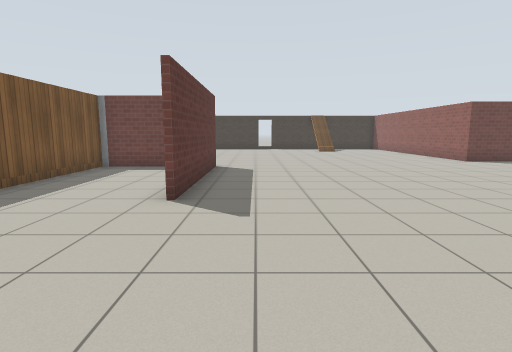
[1] (above)

19 first-person views from a walk through a robot-simulator world made for Gazebo. The camera is 1.2 m above the floor, tilts 8° down and sees 80° across. The floor is counted in squares, 1 m on a side. Each view is taken from the middle of a square. On the plan, view 1 faces up. The plan holds only what a view shows up to about 13 squares ahead; the rest is blank. Gazebo's built-in surfaces are drawn with simple patterns.

[2]
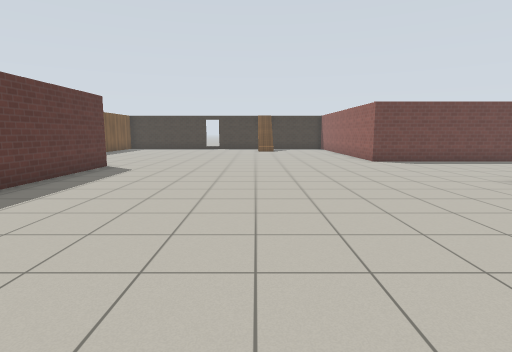

[3]
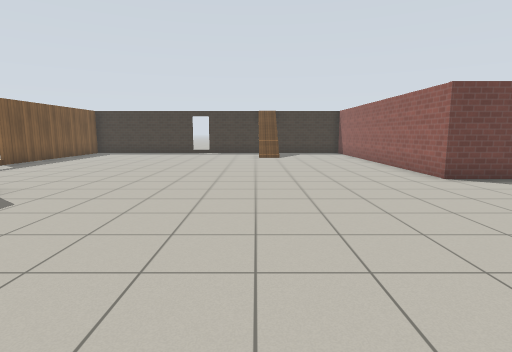

[4]
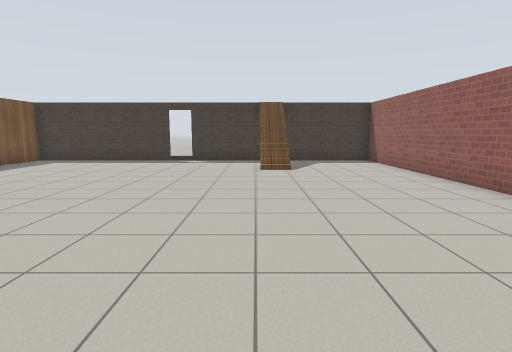

[5]
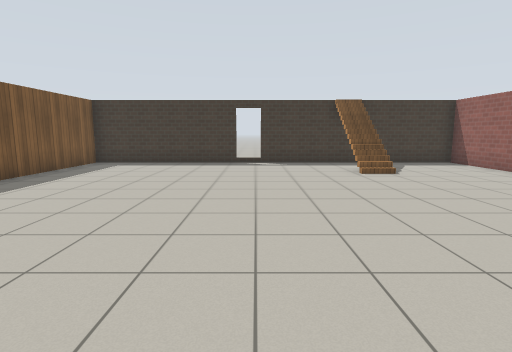

[6]
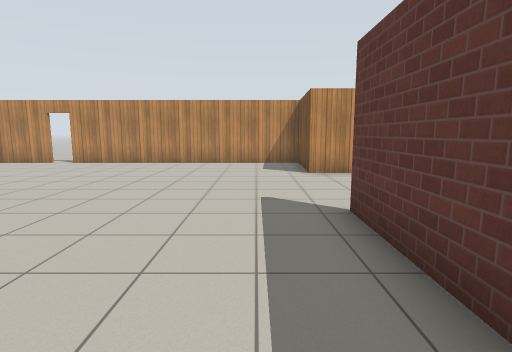

[7]
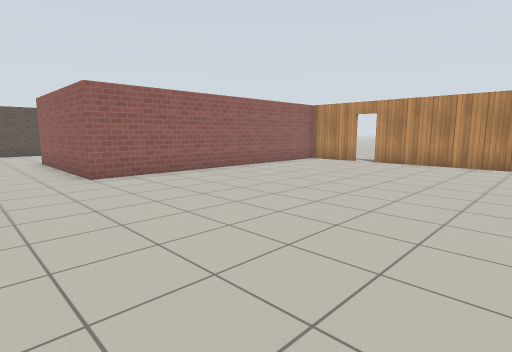

[8]
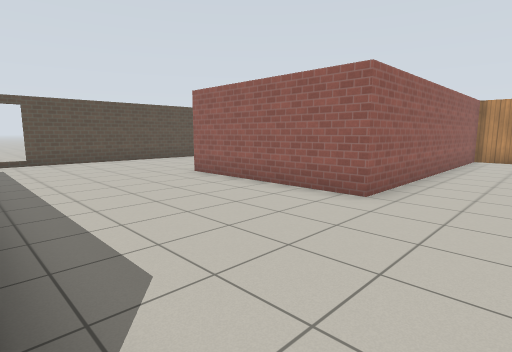

[9]
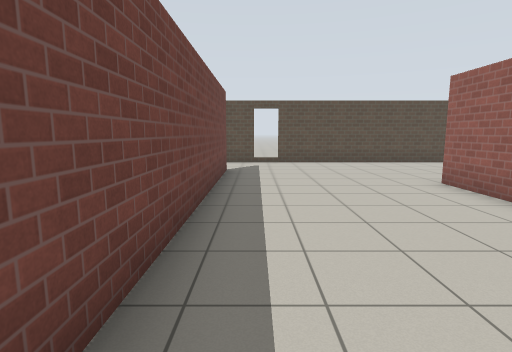

[10]
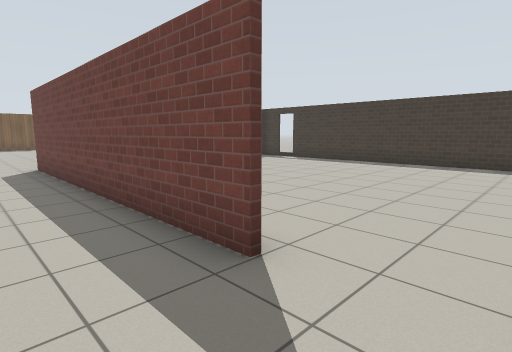

[11]
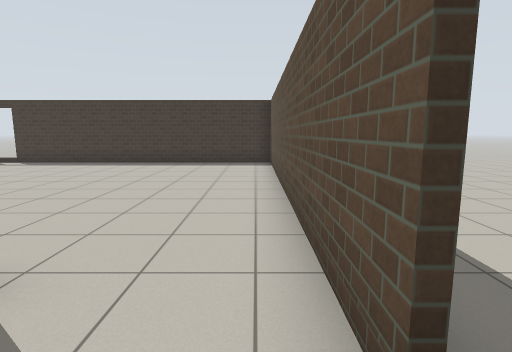

[12]
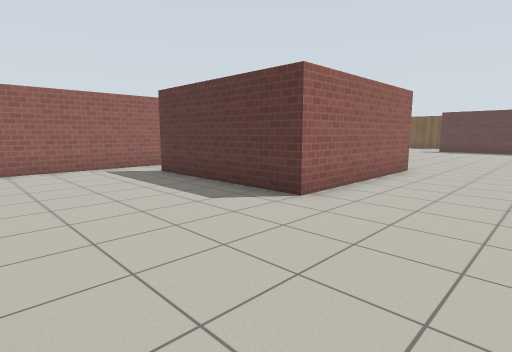

[13]
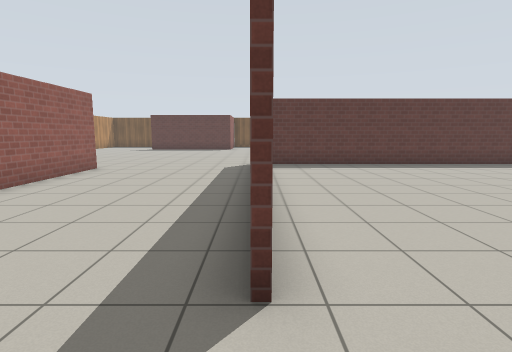

[14]
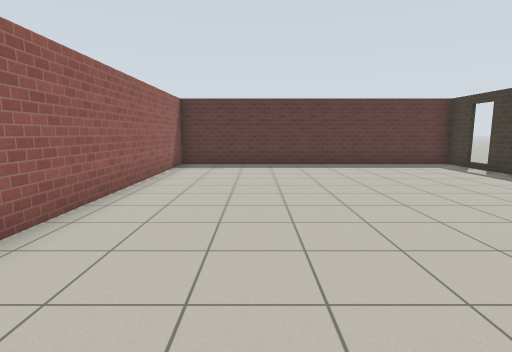

[15]
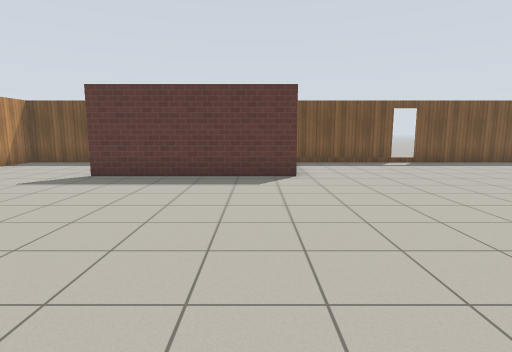

[16]
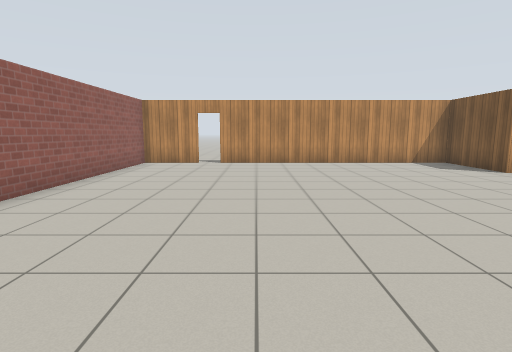

[17]
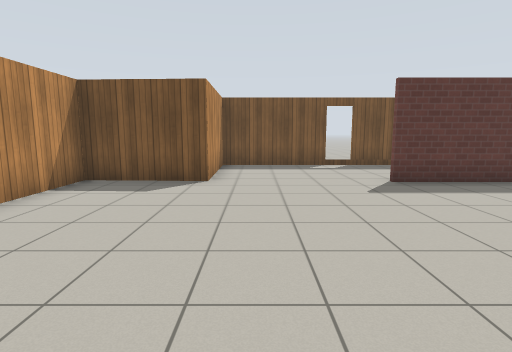

[18]
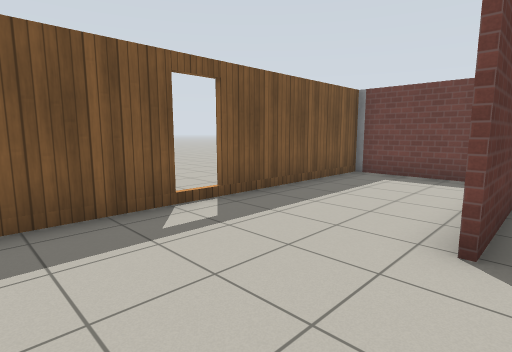

[19]
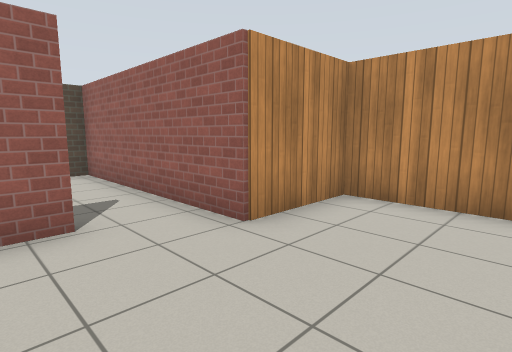

### Floor plan
Points are (right, up) in squares from view 1. A wall is a line through its corners. A room is listed if a view was taken in it or the views show most of it. See-through windows are left out.
Room 1 (views 1, 2, 3, 4, 5, 6, 7, 8, 9, 10, 11, 12, 13, 15, 16, 17, 18)
walls: (-1.5, 11.3) (-1.5, 5.4); (-2.5, 11) (-5.5, 11) (-5.5, 0.8) (-1.6, 0.8) (-1.7, -2.4) (7.5, -2.4); (8.3, -2.4) (10.5, -2.4) (10.5, 7.5) (16.3, 7.5) (16.3, 2); (19, 13) (9, 13) (9, 23.4); (8.9, 23.4) (-5.5, 23.4) (-5.5, 11.6); (16.4, 0.2) (21.6, 0.2) (21.6, 0.8); (21.6, 4.1) (21.6, 14.6)
ways out: opening at (20, 13.7) to room 2; opening at (16, 1.5) to room 3; open door at (8, -2.5); gap at (0, 23); gap at (22, 11.5)
objects: stairs (5, 21) to (5, 22)
Room 2 (view 14)
walls: (21.6, 14.6) (21.6, 23.1); (9.1, 23.6) (9.2, 13.1) (17.8, 13.1); (21.6, 23.4) (8.9, 23.4)
ways out: opening at (20, 13.7) to room 1; gap at (10, 23)
Room 3 (view 19)
walls: (16.1, 2) (16.1, 2.7); (12.4, -2.4) (14.9, -2.4) (14.9, 0.2) (16.4, 0.2)
ways out: opening at (16, 1.5) to room 1

Positions as (right, up) in squares from view 1, and headings:
1: (0, 0), facing up
2: (4, 0), facing up
3: (4, 5), facing up
4: (4, 10), facing up
5: (1, 11), facing up
6: (0, 10), facing down
7: (2, 10), facing down-right
8: (8, 13), facing down-right
9: (9, 12), facing right
10: (21, 11), facing up-left
11: (21, 11), facing up
12: (21, 11), facing down-left
13: (21, 13), facing left
14: (21, 16), facing left
15: (7, 10), facing left
16: (6, 10), facing down
17: (6, 2), facing left
18: (-1, 2), facing up-left
19: (12, 3), facing down-right
